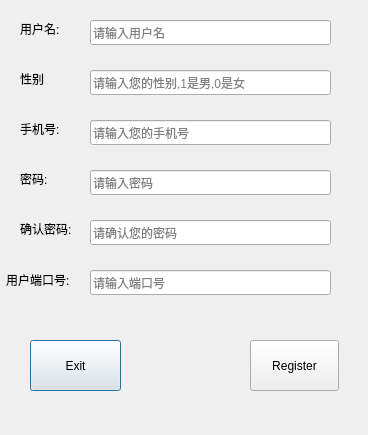
<?xml version="1.0" encoding="UTF-8"?>
<ui version="4.0">
 <class>RegisterDialog</class>
 <widget class="QDialog" name="RegisterDialog">
  <property name="geometry">
   <rect>
    <x>0</x>
    <y>0</y>
    <width>368</width>
    <height>435</height>
   </rect>
  </property>
  <property name="windowTitle">
   <string>Dialog</string>
  </property>
  <widget class="QPushButton" name="ExitButton">
   <property name="geometry">
    <rect>
     <x>30</x>
     <y>340</y>
     <width>91</width>
     <height>51</height>
    </rect>
   </property>
   <property name="text">
    <string>Exit</string>
   </property>
  </widget>
  <widget class="QPushButton" name="RegisterButton">
   <property name="geometry">
    <rect>
     <x>250</x>
     <y>340</y>
     <width>89</width>
     <height>51</height>
    </rect>
   </property>
   <property name="text">
    <string>Register</string>
   </property>
  </widget>
  <widget class="QLabel" name="label">
   <property name="geometry">
    <rect>
     <x>20</x>
     <y>20</y>
     <width>67</width>
     <height>17</height>
    </rect>
   </property>
   <property name="text">
    <string>用户名:</string>
   </property>
  </widget>
  <widget class="QLineEdit" name="userLineEdit">
   <property name="geometry">
    <rect>
     <x>90</x>
     <y>20</y>
     <width>241</width>
     <height>25</height>
    </rect>
   </property>
   <property name="text">
    <string/>
   </property>
   <property name="placeholderText">
    <string>请输入用户名</string>
   </property>
  </widget>
  <widget class="QLabel" name="label_2">
   <property name="geometry">
    <rect>
     <x>20</x>
     <y>170</y>
     <width>67</width>
     <height>17</height>
    </rect>
   </property>
   <property name="text">
    <string>密码:</string>
   </property>
  </widget>
  <widget class="QLineEdit" name="pwdLineEdit">
   <property name="geometry">
    <rect>
     <x>90</x>
     <y>170</y>
     <width>241</width>
     <height>25</height>
    </rect>
   </property>
   <property name="text">
    <string/>
   </property>
   <property name="echoMode">
    <enum>QLineEdit::Password</enum>
   </property>
   <property name="placeholderText">
    <string>请输入密码</string>
   </property>
  </widget>
  <widget class="QLabel" name="label_3">
   <property name="geometry">
    <rect>
     <x>20</x>
     <y>220</y>
     <width>67</width>
     <height>17</height>
    </rect>
   </property>
   <property name="text">
    <string>确认密码:</string>
   </property>
  </widget>
  <widget class="QLineEdit" name="pwd2LineEdit">
   <property name="geometry">
    <rect>
     <x>90</x>
     <y>220</y>
     <width>241</width>
     <height>25</height>
    </rect>
   </property>
   <property name="echoMode">
    <enum>QLineEdit::Password</enum>
   </property>
   <property name="placeholderText">
    <string>请确认您的密码</string>
   </property>
  </widget>
  <widget class="QLabel" name="label_4">
   <property name="geometry">
    <rect>
     <x>20</x>
     <y>120</y>
     <width>67</width>
     <height>17</height>
    </rect>
   </property>
   <property name="text">
    <string>手机号:</string>
   </property>
  </widget>
  <widget class="QLineEdit" name="sexLineEdit">
   <property name="geometry">
    <rect>
     <x>90</x>
     <y>70</y>
     <width>241</width>
     <height>25</height>
    </rect>
   </property>
   <property name="text">
    <string/>
   </property>
   <property name="placeholderText">
    <string>请输入您的性别,1是男,0是女</string>
   </property>
  </widget>
  <widget class="QLineEdit" name="phoneLineEdit">
   <property name="geometry">
    <rect>
     <x>90</x>
     <y>120</y>
     <width>241</width>
     <height>25</height>
    </rect>
   </property>
   <property name="placeholderText">
    <string>请输入您的手机号</string>
   </property>
  </widget>
  <widget class="QLabel" name="label_5">
   <property name="geometry">
    <rect>
     <x>20</x>
     <y>70</y>
     <width>67</width>
     <height>17</height>
    </rect>
   </property>
   <property name="text">
    <string>性别</string>
   </property>
  </widget>
  <widget class="QLineEdit" name="portLineEdit">
   <property name="geometry">
    <rect>
     <x>90</x>
     <y>270</y>
     <width>241</width>
     <height>25</height>
    </rect>
   </property>
   <property name="echoMode">
    <enum>QLineEdit::Password</enum>
   </property>
   <property name="placeholderText">
    <string>请输入端口号</string>
   </property>
  </widget>
  <widget class="QLabel" name="label_6">
   <property name="geometry">
    <rect>
     <x>6</x>
     <y>270</y>
     <width>81</width>
     <height>20</height>
    </rect>
   </property>
   <property name="text">
    <string>用户端口号:</string>
   </property>
  </widget>
 </widget>
 <resources/>
 <connections/>
</ui>
